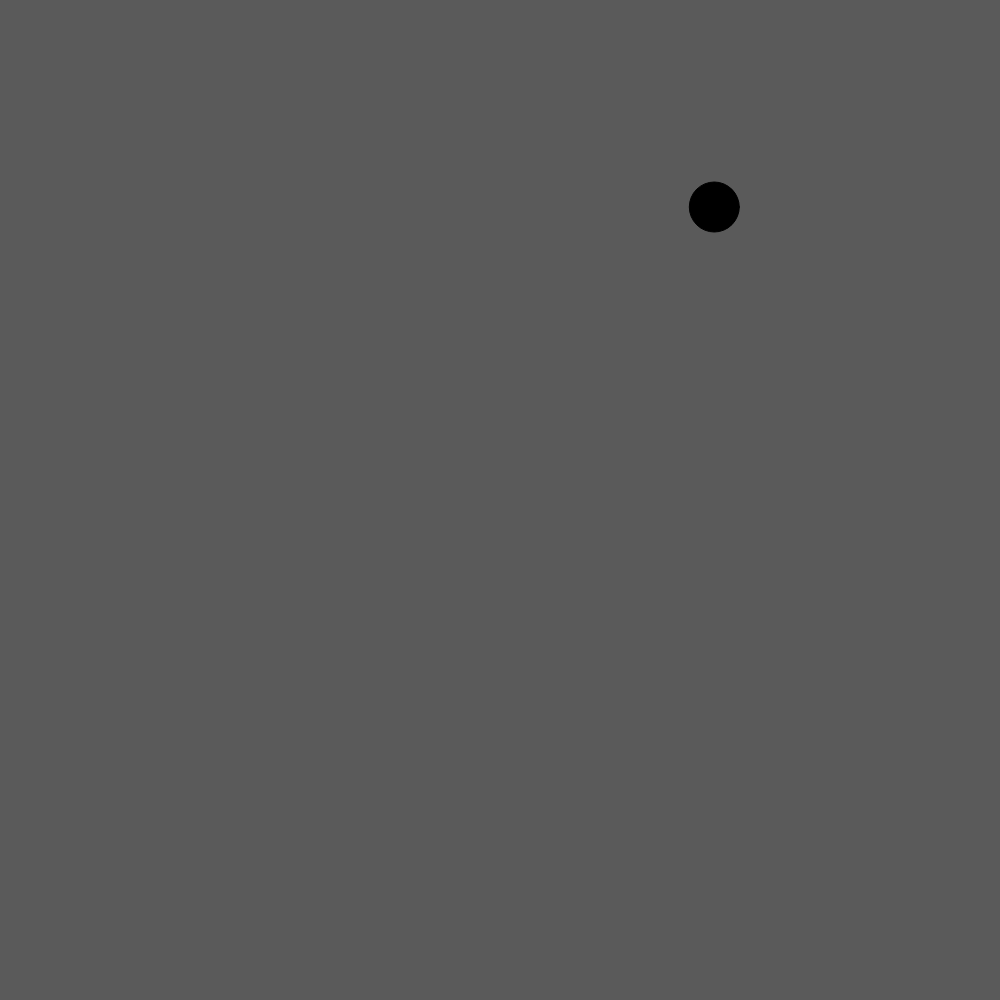
Frame 1 (no input)
Frame 60 (no input): identical to frame 1, image omitted
Frame 120 (the mouse pressed at the canvas centre since frame 60): identical to frame 1, image omitted

The p5.js sketch that drew this single still picture (run headless with seeded random() and noise() and a simulated clock; from frame 60 on, the mouse is pressed at the canvas centre):

// p5.js sketch
// ── sketch.js
var myXPosition = 0
var myYPosition = 0
var myTargetX
var myTargetY
var mySize;
var myX
var myY


function setup () {
  createCanvas(1000, 1000);
  background(70)
  mySize=50
  myX = random(width)
myY = random(height)
myTargetX=myX
myTargetY=myY
}

function draw() {

background(90)
var xDifferent = myTargetX - myX
var yDifferent = myTargetY - myY

myX = myX + xDifferent * 0.05
myY = myY + yDifferent * 0.05

fill(0)
ellipse(myX,myY,mySize,mySize)

}

function mouseClicked(){
	myTargetX=mouseX
	myTargetY=mouseY


}
